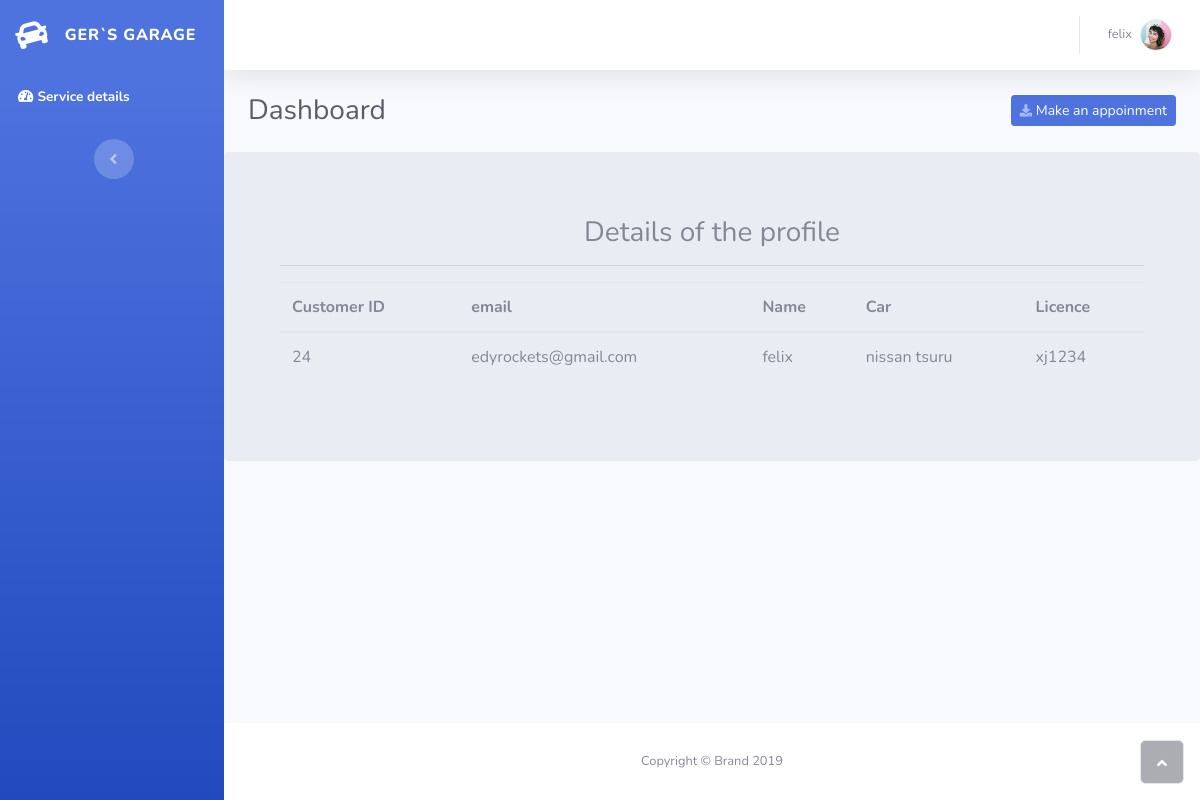
The app's page /admin/profile.php (signed in) with its own data.
### tables this page shows
CREATE TABLE `users` (
  `idUser` int(11) NOT NULL,
  `email` varchar(50) DEFAULT NULL,
  `nameU` varchar(50) DEFAULT NULL,
  `phone` varchar(50) DEFAULT NULL,
  `passwordU` varchar(50) DEFAULT NULL,
  `licence` varchar(20) NOT NULL,
  `vehicleModel` varchar(20) NOT NULL,
  `vehicleEngine` varchar(20) NOT NULL
);

### admin/profile.php (the view, shortened to what this page needs)
<?php
    require '../includes/database.php';
     $iduser=$_SESSION['id_user'];
       $sql="SELECT idUser, nameU FROM users WHERE idUser = '$iduser'";
       $result=$conexion->query($sql);
       $row=$result->fetch_assoc();
    $infousers = "SELECT idUser, nameU,vehicleModel,licence,email  FROM users WHERE idUser = $iduser" ;
    $resultinfousers= $conexion ->query($infousers);
    ?>
<!DOCTYPE html>
<html>
<head>
    <link rel="stylesheet" href="assets/bootstrap/css/bootstrap.min.css">
    <link rel="stylesheet" href="assets/fonts/fontawesome-all.min.css">
</head>
<body id="page-top">
    <div id="wrapper">
        <nav class="navbar navbar-dark align-items-start sidebar sidebar-dark accordion bg-gradient-primary p-0">
            <div class="container-fluid d-flex flex-column p-0">
                <a class="navbar-brand d-flex justify-content-center align-items-center sidebar-brand m-0" href="#">
                    <div class="sidebar-brand-icon rotate-n-15"><i class="fas fa-car"></i></div>
                    <div class="sidebar-brand-text mx-3"><span>ger`s garage</span></div>
                </a>
                <ul class="nav navbar-nav text-light" id="accordionSidebar">
                    <li class="nav-item" role="presentation"><a class="nav-link active" href="service.php"><i class="fas fa-tachometer-alt"></i><span>Service details</span></a></li>
                </ul>
                <div class="text-center d-none d-md-inline"><button class="btn rounded-circle border-0" id="sidebarToggle" type="button"></button></div>
            </div>
        </nav>
        <div class="d-flex flex-column" id="content-wrapper"><div id="content">
    <nav class="navbar navbar-light navbar-expand bg-white shadow mb-4 topbar static-top">
        <div class="container-fluid"><button class="btn btn-link d-md-none rounded-circle mr-3" id="sidebarToggleTop" type="button"><i class="fas fa-bars"></i></button>
            <ul class="nav navbar-nav flex-nowrap ml-auto">
                <li role="presentation" class="nav-item dropdown no-arrow">
                    <div class="nav-item dropdown no-arrow"><a data-toggle="dropdown" aria-expanded="false" class="dropdown-toggle nav-link" href="#"><span class="d-none d-lg-inline mr-2 text-gray-600 small">
                        <?php echo utf8_decode($row['nameU']);?>
                        </span><img class="border rounded-circle img-profile" src="assets/img/avatars/avatar1.jpeg" /></a>
        </div>
        </li>
        </ul>
</div>
</nav>
<div class="container-fluid">
    <div class="d-sm-flex justify-content-between align-items-center mb-4">
        <h3 class="text-dark mb-0">Dashboard</h3><a class="btn btn-primary btn-sm d-none d-sm-inline-block" role="button" href="makeapp.php"><i class="fas fa-download fa-sm text-white-50"></i> Make an appoinment</a></div>
</div>
<div class="jumbotron">
    <div class="container">
    <h3 align="center">Details of the profile</h3>
    <hr>
    <table class="table table-hover">
        <thead>
            <tr>
                <th>Customer ID</th>
                <th>email</th>
                <th>Name</th>
                <th>Car</th>
                <th>Licence</th>
            </tr>
        </thead>
        <tbody>
            <tr>
                <?php
                    while($regusers = $resultinfousers ->fetch_array(MYSQLI_BOTH)){
                        echo"<tr>
                                <td>".$regusers['idUser']."</td>
                                <td>".$regusers['email']."</td>
                                <td>".$regusers['nameU']."</td>
                                <td>".$regusers['vehicleModel']."</td>
                                <td>".$regusers['licence']."</td>
                            </tr>";
                    }
                ?>
        </tbody>
    </table>
    </div>
</div>
</div>
            <footer class="bg-white sticky-footer">
                <div class="container my-auto">
                    <div class="text-center my-auto copyright"><span>Copyright © Brand 2019</span></div>
                </div>
            </footer>
        </div><a class="border rounded d-inline scroll-to-top" href="#page-top"><i class="fas fa-angle-up"></i></a></div>
</body>
</html>

### records on screen
users: nameU "felix", idUser "24", email "edyrockets@gmail.com", vehicleModel "nissan tsuru", licence "xj1234"
